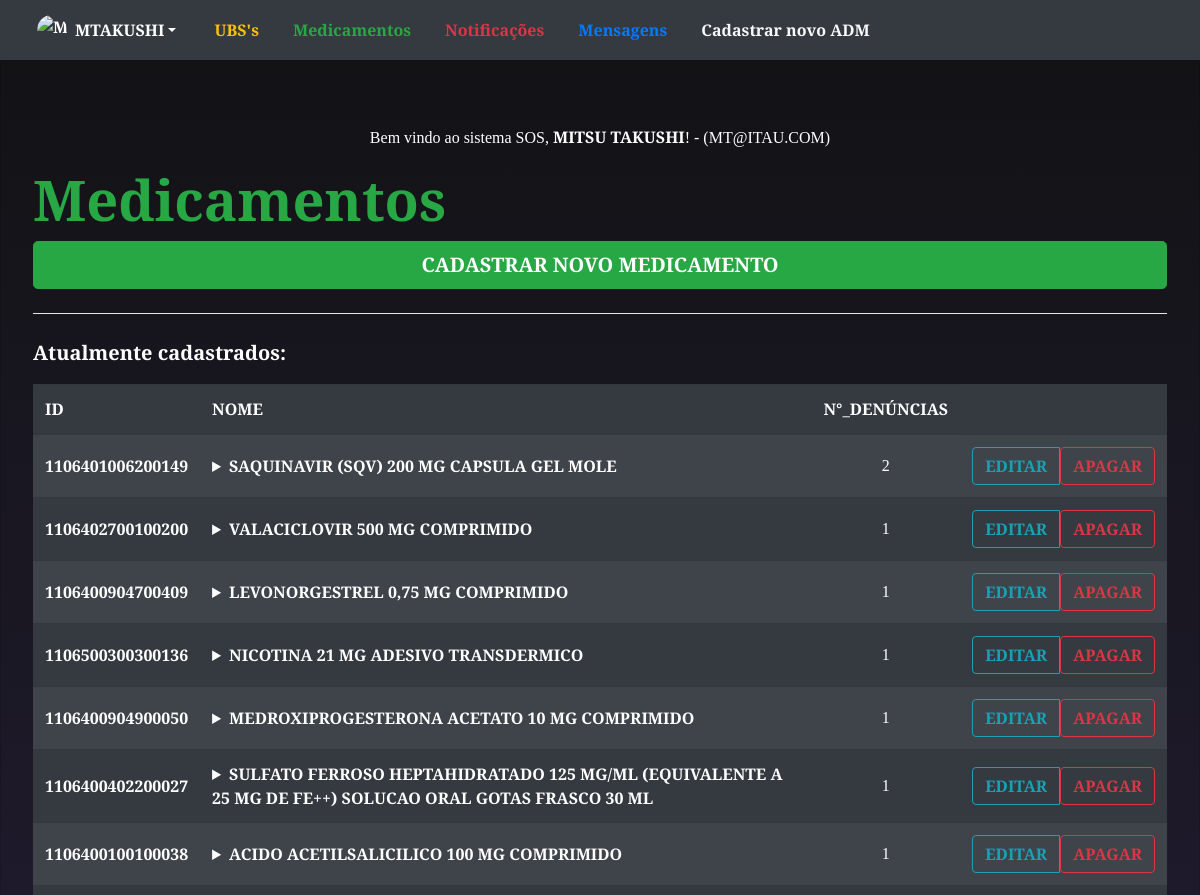
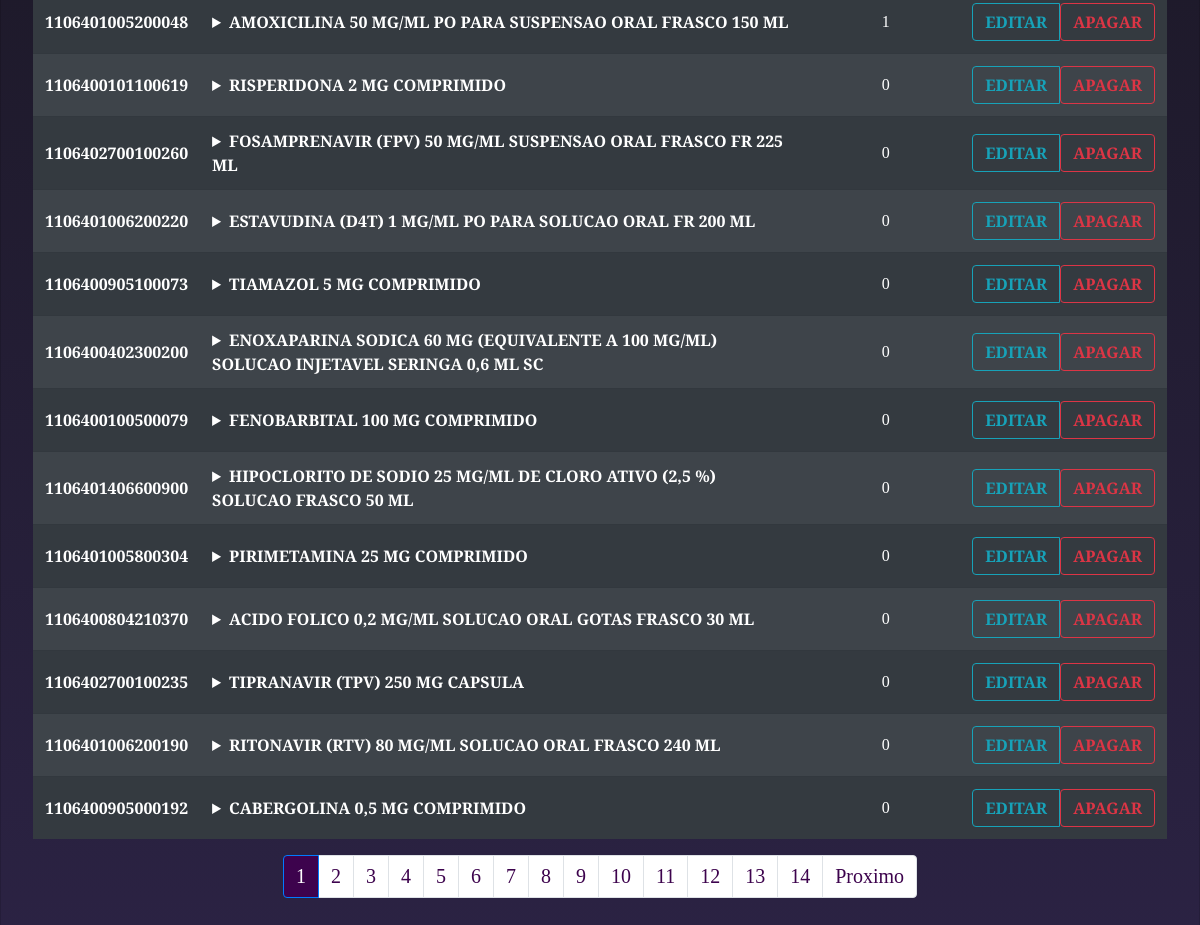
Screenshot of /ADM/pagmed.php (signed in) with the database file from the repository (2 pictures, top to bottom).
### tables this page shows
CREATE TABLE `medicamento` (
  `id` varchar(20) NOT NULL,
  `nome` varchar(200) NOT NULL,
  `observacao` varchar(500) DEFAULT NULL,
  `cadastrado_por_id` varchar(20) NOT NULL,
  `data_cadastro` datetime DEFAULT current_timestamp()
);

### ADM/pagmed.php (the view, shortened to what this page needs)
<!DOCTYPE html>
<html lang="pt-br">
<head>
  <?php
    require_once('connectdb.php');
    $pag = (isset($_GET['pagina'])) ? $_GET['pagina'] : 1;
    $busca = "SELECT med.*,  count(den.medicamento_id) qtde FROM  medicamento med LEFT JOIN denuncia den ON med.id = den.medicamento_id GROUP BY med.id ORDER BY qtde DESC";
    $todos = mysqli_query($conn, "$busca");
    $registros = 20;
    $tr = mysqli_num_rows($todos);
    $tp = ceil($tr / $registros);
    $inicio = ($registros * $pag) - $registros;
    $buscaPaginada = "SELECT med.*,  count(den.medicamento_id) qtde FROM  medicamento med LEFT JOIN denuncia den ON med.id = den.medicamento_id GROUP BY med.id ORDER BY qtde DESC LIMIT $inicio,$registros";
    $registrosPaginados = mysqli_query($conn, "$buscaPaginada");
    $proximo = $pag + 1;
  ?>
</head>
<body style="background: rgb(18,18,20);
background: linear-gradient(180deg, rgba(18,18,20,1) 0%, rgba(44,35,69,1) 100%);" class="text-white">
  <div class="jumbotron card card-image text-white" style="background-color: rgba(0,0,0,0);">
    <p class="text-center">Bem vindo ao sistema SOS, <b><?php echo $_SESSION['nome'] ?></b>! - (<?php echo $_SESSION['email'] ?>)</p>
    <h1 class="display-4 text-success  font-weight-bold">Medicamentos</h1>
    <button type="button" class="btn btn-success btn-lg font-weight-bold" data-toggle="modal" data-target="#cadastroMEDModal">
      CADASTRAR NOVO MEDICAMENTO
    </button>
    <hr class="my-4 bg-white">
    <p class="lead font-weight-bold">Atualmente cadastrados:</p>
    <table class="table table-striped table-hover table-dark bg-dark text-center">
      <thead>
        <tr>
          <th scope="col" class=" text-left">ID</th>
          <th scope="col" class=" text-left">NOME</th>
          <th scope="col" class=" text-center">N°_DENÚNCIAS</th>
        </tr>
      </thead>
      <tbody>
            <tr>
            <?php
              if ($registrosPaginados->num_rows > 0) {
                while ($rows = $registrosPaginados->fetch_assoc()) {
              ?>
              <th class="align-middle text-left" scope="row "><?php echo $rows["id"]; ?></th>
              <td class="align-middle text-left">
                <details>
                  <summary class="font-weight-bold"><?php echo $rows["nome"]; ?></summary>
                </details>
              </td>
              <td class="align-middle text-center"><?php echo $rows["qtde"]; ?></td>
              <td class="align-middle text-right">
                <div class="btn-group">
                  <button class="btn btn-outline-info font-weight-bold" data-toggle="modal" data-target="#atualizarMEDModal<?= $rows["id"] ?>">EDITAR</button>
                  <form method="post">
                    <button type="submit" class="btn btn-outline-danger  font-weight-bold">
                      APAGAR </button>
                  </form>
                </div>
              </td>
            </tr>
        <?php
          }
        } else {
          echo "Nenhum medicamento cadastrado!";
        }
        ?>
      </tbody>
    </table>
    <nav class="d-flex justify-content-center" aria-label="Page navigation">
        <ul class="pagination">
          <?php
          for ($i = 1; $i <= $tp; $i++) {
            if ($pag == $i) {
              echo "<li class='page-item active'><a class='page-link' style='background: rgb(61, 3, 77); font-size: 20px;' href='?pagina=$i'>$i</a></li>";
            } else {
              echo "<li class='page-item'><a class='page-link'  style='color: rgb(61, 3, 77); font-size: 20px;' href='?pagina=$i'>$i</a></li>";
            }
          }
          ?>
          <?php
          if ($pag < $tp) {
          ?>
            <li class="page-item"><a class="page-link" style="color: rgb(61, 3, 77); font-size: 20px;" href="?pagina=<?= $proximo; ?>">Proximo</a></li>
          <?php } ?>
        </ul>
      </nav>
    </div>
</body>
</html>

### rows the page displays
medicamento: id "1106401006200149", nome "SAQUINAVIR (SQV) 200 MG CAPSULA GEL MOLE", qtde "2"
medicamento: id "1106402700100200", nome "VALACICLOVIR 500 MG COMPRIMIDO", qtde "1"
medicamento: id "1106400904700409", nome "LEVONORGESTREL 0,75 MG COMPRIMIDO", qtde "1"
medicamento: id "1106500300300136", nome "NICOTINA 21 MG ADESIVO TRANSDERMICO", qtde "1"
medicamento: id "1106400904900050", nome "MEDROXIPROGESTERONA ACETATO 10 MG COMPRIMIDO", qtde "1"
medicamento: id "1106400402200027", nome "SULFATO FERROSO HEPTAHIDRATADO 125 MG/ML (EQUIVALENTE A 25 MG DE FE++) SOLUCAO ORAL GOTAS FRASCO 30 ML", qtde "1"
medicamento: id "1106400100100038", nome "ACIDO ACETILSALICILICO 100 MG COMPRIMIDO", qtde "1"
medicamento: id "1106401005200048", nome "AMOXICILINA 50 MG/ML PO PARA SUSPENSAO ORAL FRASCO 150 ML", qtde "1"
medicamento: id "1106400101100619", nome "RISPERIDONA 2 MG COMPRIMIDO", qtde "0"
medicamento: id "1106402700100260", nome "FOSAMPRENAVIR (FPV) 50 MG/ML SUSPENSAO ORAL FRASCO FR 225 ML", qtde "0"
medicamento: id "1106401006200220", nome "ESTAVUDINA (D4T) 1 MG/ML PO PARA SOLUCAO ORAL FR 200 ML", qtde "0"
medicamento: id "1106400905100073", nome "TIAMAZOL 5 MG COMPRIMIDO", qtde "0"
medicamento: id "1106400402300200", nome "ENOXAPARINA SODICA 60 MG (EQUIVALENTE A 100 MG/ML) SOLUCAO INJETAVEL SERINGA 0,6 ML SC", qtde "0"
medicamento: id "1106400100500079", nome "FENOBARBITAL 100 MG COMPRIMIDO", qtde "0"
medicamento: id "1106401406600900", nome "HIPOCLORITO DE SODIO 25 MG/ML DE CLORO ATIVO (2,5 %) SOLUCAO FRASCO 50 ML", qtde "0"
medicamento: id "1106401005800304", nome "PIRIMETAMINA 25 MG COMPRIMIDO", qtde "0"
medicamento: id "1106400804210370", nome "ACIDO FOLICO 0,2 MG/ML SOLUCAO ORAL GOTAS FRASCO 30 ML", qtde "0"
medicamento: id "1106402700100235", nome "TIPRANAVIR (TPV) 250 MG CAPSULA", qtde "0"
medicamento: id "1106401006200190", nome "RITONAVIR (RTV) 80 MG/ML SOLUCAO ORAL FRASCO 240 ML", qtde "0"
medicamento: id "1106400905000192", nome "CABERGOLINA 0,5 MG COMPRIMIDO", qtde "0"

### other values shown
$_SESSION['nome'] "MITSU TAKUSHI"
$_SESSION['email'] "MT@ITAU.COM"
